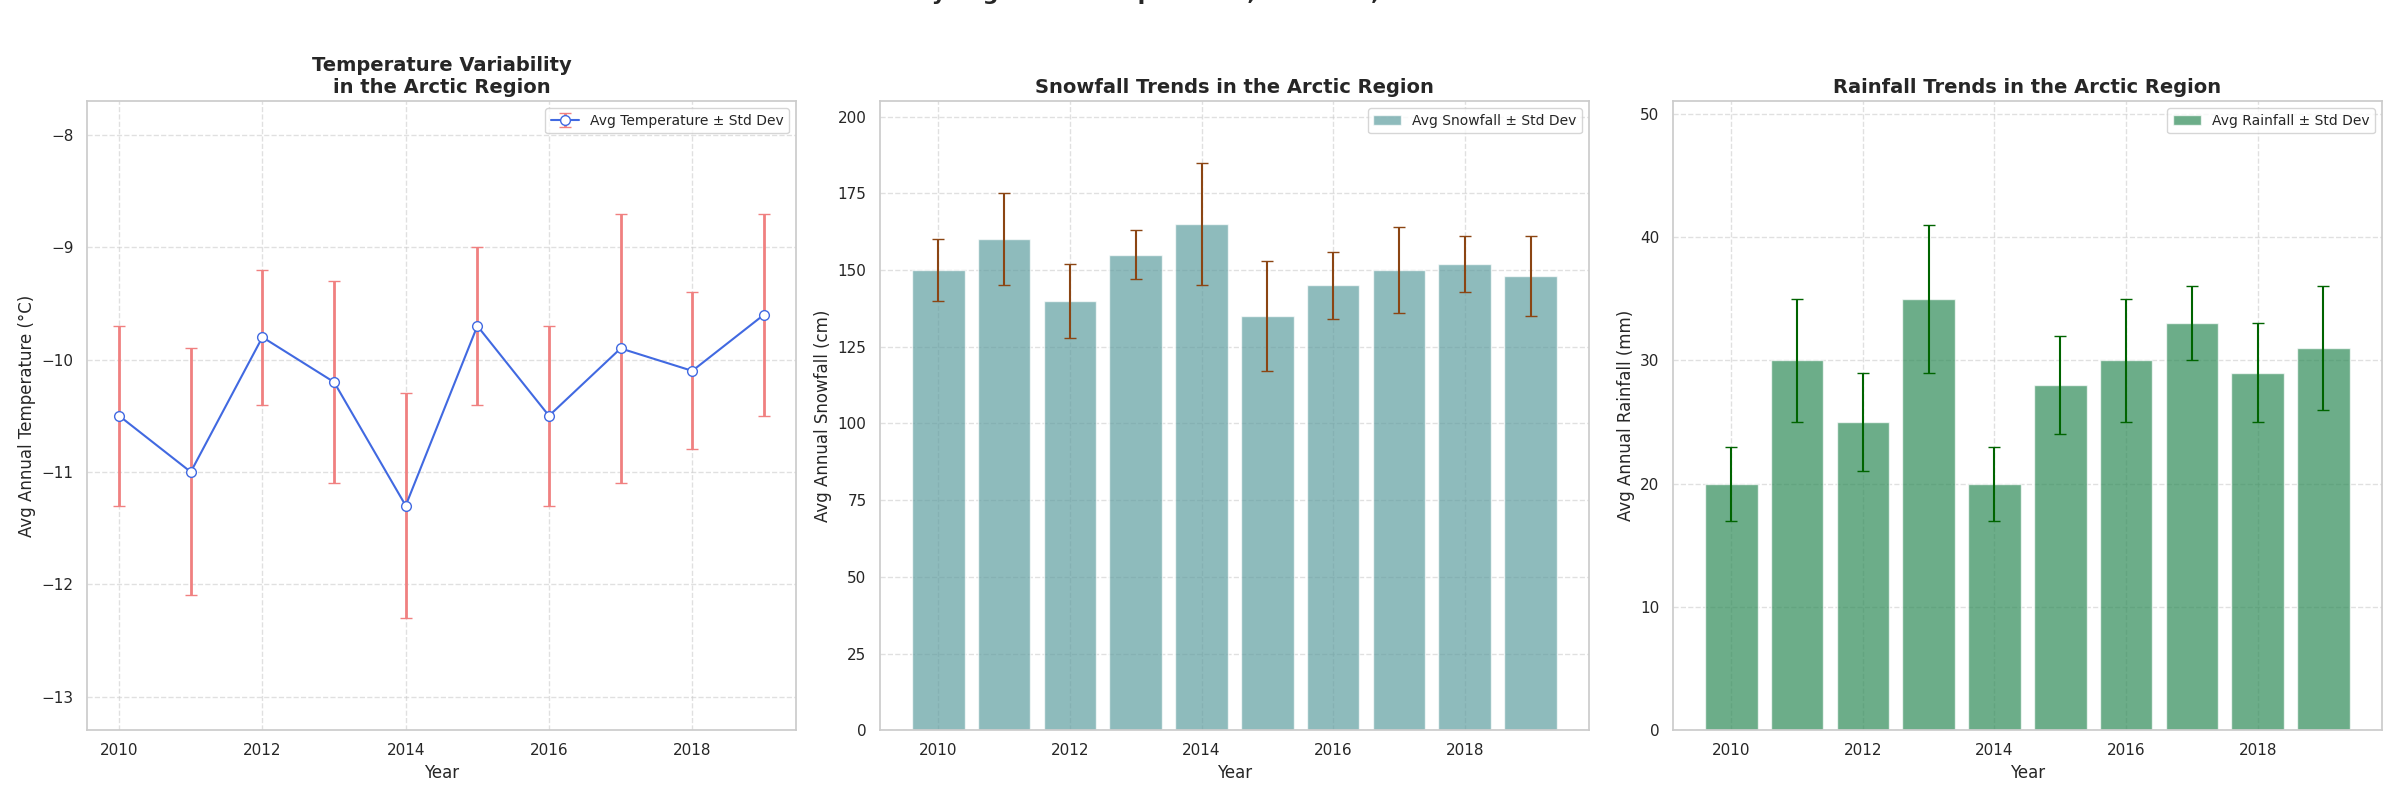

This figure's Python source:
import matplotlib.pyplot as plt
import numpy as np

# Simulated average annual temperature data (in °C) over a decade
years = np.arange(2010, 2020)
average_temperatures = np.array([-10.5, -11.0, -9.8, -10.2, -11.3, -9.7, -10.5, -9.9, -10.1, -9.6])
temperature_std_dev = np.array([0.8, 1.1, 0.6, 0.9, 1.0, 0.7, 0.8, 1.2, 0.7, 0.9])

# Simulated average annual snowfall (in cm) over the same decade
average_snowfall = np.array([150, 160, 140, 155, 165, 135, 145, 150, 152, 148])
snowfall_std_dev = np.array([10, 15, 12, 8, 20, 18, 11, 14, 9, 13])

# Additional simulated data for average annual rainfall (in mm) over the same decade
average_rainfall = np.array([20, 30, 25, 35, 20, 28, 30, 33, 29, 31])
rainfall_std_dev = np.array([3, 5, 4, 6, 3, 4, 5, 3, 4, 5])

# Set up the subplots for three plots
fig, ax = plt.subplots(nrows=1, ncols=3, figsize=(24, 8))

# Plot 1: Average Annual Temperature with error bars
ax[0].errorbar(years, average_temperatures, yerr=temperature_std_dev, fmt='-o',
               color='royalblue', ecolor='lightcoral', elinewidth=2, capsize=4, 
               markerfacecolor='white', markeredgecolor='royalblue', markersize=7,
               label='Avg Temperature ± Std Dev')
ax[0].set_title('Temperature Variability\nin the Arctic Region', fontsize=14, fontweight='bold')
ax[0].set_xlabel('Year', fontsize=12)
ax[0].set_ylabel('Avg Annual Temperature (°C)', fontsize=12)
ax[0].set_ylim(min(average_temperatures - temperature_std_dev) - 1, 
               max(average_temperatures + temperature_std_dev) + 1)
ax[0].legend(loc='upper right', fontsize=10)
ax[0].grid(True, linestyle='--', alpha=0.6)

# Plot 2: Average Annual Snowfall with error bars
ax[1].bar(years, average_snowfall, yerr=snowfall_std_dev, color='cadetblue', 
          alpha=0.7, ecolor='saddlebrown', capsize=4, label='Avg Snowfall ± Std Dev')
ax[1].set_title('Snowfall Trends in the Arctic Region', fontsize=14, fontweight='bold')
ax[1].set_xlabel('Year', fontsize=12)
ax[1].set_ylabel('Avg Annual Snowfall (cm)', fontsize=12)
ax[1].set_ylim(0, max(average_snowfall + snowfall_std_dev) + 20)
ax[1].legend(loc='upper right', fontsize=10)
ax[1].grid(True, linestyle='--', alpha=0.6)

# Plot 3: Average Annual Rainfall with error bars
ax[2].bar(years, average_rainfall, yerr=rainfall_std_dev, color='seagreen',
          alpha=0.7, ecolor='darkgreen', capsize=4, label='Avg Rainfall ± Std Dev')
ax[2].set_title('Rainfall Trends in the Arctic Region', fontsize=14, fontweight='bold')
ax[2].set_xlabel('Year', fontsize=12)
ax[2].set_ylabel('Avg Annual Rainfall (mm)', fontsize=12)
ax[2].set_ylim(0, max(average_rainfall + rainfall_std_dev) + 10)
ax[2].legend(loc='upper right', fontsize=10)
ax[2].grid(True, linestyle='--', alpha=0.6)

# Overall title for the entire figure
plt.suptitle('Climate Trends: Analyzing Arctic Temperature, Snowfall, and Rainfall Over a Decade', fontsize=16, fontweight='bold', y=1.02)

# Automatically adjust layout
plt.tight_layout()

# Display the plot
plt.show()
